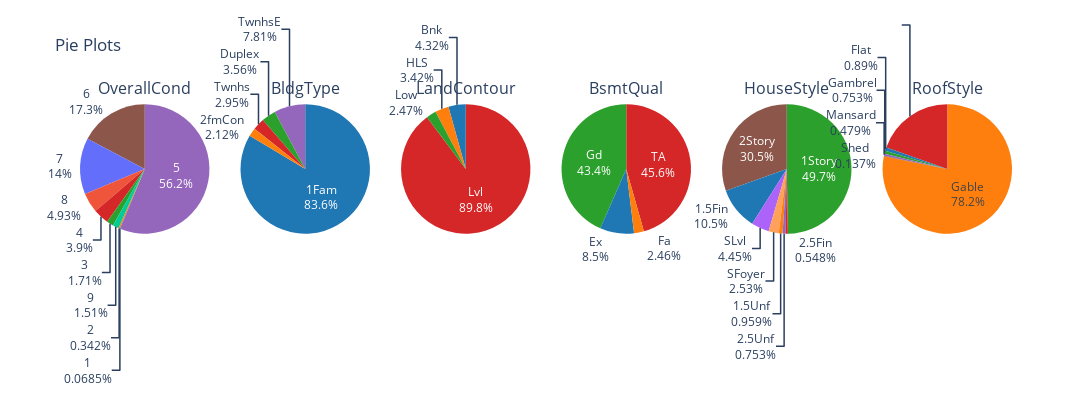

Source (notebook cell):
### Code cell
features = ['OverallCond', 'BldgType', 'LandContour', 'BsmtQual', 'HouseStyle', 'RoofStyle']

# Define a color scale for all pie charts
colors = ['#1f77b4', '#ff7f0e', '#2ca02c', '#d62728', '#9467bd', '#8c564b']

# Create a grid of subplots using make_subplots with one row and six columns
fig = make_subplots(rows=1, cols=6, specs=[[{'type': 'pie'} for j in range(6)]], subplot_titles=features)

# Create a pie chart for each feature and add it to the grid of subplots
for i, feature in enumerate(features):
    # Group the DataFrame by the feature and count the unique values
    feature_counts = train_data.groupby(feature).size().reset_index(name='count')
    
    # Create a Pie chart for the feature using go.Pie
    fig.add_trace(go.Pie(labels=feature_counts[feature],
                         values=feature_counts['count'],
                         marker_colors=colors,  # Set a uniform color scale for all pie charts
                         legendgroup=feature,
                         textinfo='label+percent',
                         showlegend=False),  # Hide the legend
                  row=1,
                  col=i+1)
    
fig.update_layout(height=400, width=1500, title_text="Pie Plots")
fig.show()

### Figure 1 — Plotly figure (JSON) as saved in the notebook; plotly's stock layout.template omitted (floating-point values rounded to 4 significant figures)
{"data": [{"domain": {"x": [0, 0.1389], "y": [0, 1]}, "labels": [1, 2, 3, 4, 5, 6, 7, 8, 9], "legendgroup": "OverallCond", "marker": {"colors": ["#1f77b4", "#ff7f0e", "#2ca02c", "#d62728", "#9467bd", "#8c564b"]}, "showlegend": false, "textinfo": "label+percent", "type": "pie", "values": [1, 5, 25, 57, 821, 252, 205, 72, 22]}, {"domain": {"x": [0.1722, 0.3111], "y": [0, 1]}, "labels": ["1Fam", "2fmCon", "Duplex", "Twnhs", "TwnhsE"], "legendgroup": "BldgType", "marker": {"colors": ["#1f77b4", "#ff7f0e", "#2ca02c", "#d62728", "#9467bd", "#8c564b"]}, "showlegend": false, "textinfo": "label+percent", "type": "pie", "values": [1220, 31, 52, 43, 114]}, {"domain": {"x": [0.3444, 0.4833], "y": [0, 1]}, "labels": ["Bnk", "HLS", "Low", "Lvl"], "legendgroup": "LandContour", "marker": {"colors": ["#1f77b4", "#ff7f0e", "#2ca02c", "#d62728", "#9467bd", "#8c564b"]}, "showlegend": false, "textinfo": "label+percent", "type": "pie", "values": [63, 50, 36, 1311]}, {"domain": {"x": [0.5167, 0.6556], "y": [0, 1]}, "labels": ["Ex", "Fa", "Gd", "TA"], "legendgroup": "BsmtQual", "marker": {"colors": ["#1f77b4", "#ff7f0e", "#2ca02c", "#d62728", "#9467bd", "#8c564b"]}, "showlegend": false, "textinfo": "label+percent", "type": "pie", "values": [121, 35, 618, 649]}, {"domain": {"x": [0.6889, 0.8278], "y": [0, 1]}, "labels": ["1.5Fin", "1.5Unf", "1Story", "2.5Fin", "2.5Unf", "2Story", "SFoyer", "SLvl"], "legendgroup": "HouseStyle", "marker": {"colors": ["#1f77b4", "#ff7f0e", "#2ca02c", "#d62728", "#9467bd", "#8c564b"]}, "showlegend": false, "textinfo": "label+percent", "type": "pie", "values": [154, 14, 726, 8, 11, 445, 37, 65]}, {"domain": {"x": [0.8611, 1], "y": [0, 1]}, "labels": ["Flat", "Gable", "Gambrel", "Hip", "Mansard", "Shed"], "legendgroup": "RoofStyle", "marker": {"colors": ["#1f77b4", "#ff7f0e", "#2ca02c", "#d62728", "#9467bd", "#8c564b"]}, "showlegend": false, "textinfo": "label+percent", "type": "pie", "values": [13, 1141, 11, 286, 7, 2]}], "layout": {"annotations": [{"font": {"size": 16}, "showarrow": false, "text": "OverallCond", "x": 0.06944, "xanchor": "center", "xref": "paper", "y": 1, "yanchor": "bottom", "yref": "paper"}, {"font": {"size": 16}, "showarrow": false, "text": "BldgType", "x": 0.2417, "xanchor": "center", "xref": "paper", "y": 1, "yanchor": "bottom", "yref": "paper"}, {"font": {"size": 16}, "showarrow": false, "text": "LandContour", "x": 0.4139, "xanchor": "center", "xref": "paper", "y": 1, "yanchor": "bottom", "yref": "paper"}, {"font": {"size": 16}, "showarrow": false, "text": "BsmtQual", "x": 0.5861, "xanchor": "center", "xref": "paper", "y": 1, "yanchor": "bottom", "yref": "paper"}, {"font": {"size": 16}, "showarrow": false, "text": "HouseStyle", "x": 0.7583, "xanchor": "center", "xref": "paper", "y": 1, "yanchor": "bottom", "yref": "paper"}, {"font": {"size": 16}, "showarrow": false, "text": "RoofStyle", "x": 0.9306, "xanchor": "center", "xref": "paper", "y": 1, "yanchor": "bottom", "yref": "paper"}], "height": 400, "title": {"text": "Pie Plots"}, "width": 1500}}
